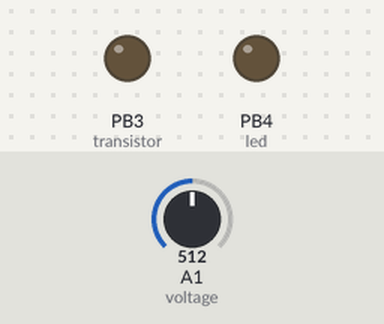
Recording of a sketch running on a simulated ATtiny85, built with avr-gcc and run on an emulated ATtiny85. Shown: output pins drawn as LEDs (lit = HIGH). Inputs (shaded band) come from the test bench; at power-on: A1 (voltage) = 512.

Above: at 0.1 s.
At 5.4 s:
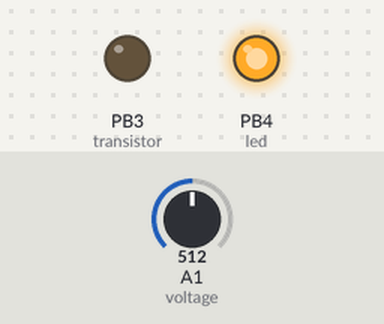
Timing chart, 0 to 6.9 s (numbered marks = the images above):
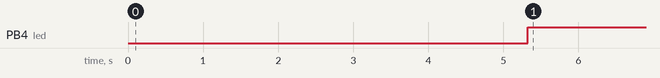

The sketch:

Battery_PSU.ino
```cpp
/*  C 2021 Elias Klimsch
 *  MCU: ATTINY85 */

#include <SoftwareSerial.h>
SoftwareSerial mySerial(0, 1); //RX TX

int transistor = 3;
int led = 4;
int voltage = A1;
float R1 = 10000; //Value from Resistor to VCC in Ohm
float R2 = 1000; //Value from Resistor to GND in Ohm
float VCC_MCU = 5.0; //Supply voltage of µC in Volts
int ADC_Res = 1023; //ADC Resolution in values minus 1
int cells = 10; //Quantity of cells in Series
float threshold = 3.0; //Minimun Voltage per cell
bool state = 1;

void setup()
{
  pinMode(voltage, INPUT);
  pinMode(transistor, OUTPUT);
  pinMode(led, OUTPUT);
  mySerial.begin(4800);
  delay(5000);
}

void loop()
{
  delay(300);
  float act_voltage = ((analogRead(voltage) * (VCC_MCU / ADC_Res)) / (R2 / (R1 + R2))); //Voltage conversion
  mySerial.println(act_voltage);
  if (act_voltage < (cells * threshold)) //calculating threshold voltage
  {
    state = 0;
  }
  mySerial.println(state);
  switch (state)
  {
    case 0: //Lockout
      digitalWrite(transistor, LOW);
      digitalWrite(led, HIGH);
      break;
    case 1: // O.K.
      digitalWrite(transistor, HIGH);
      digitalWrite(led, LOW);
      break;
    default:
      break;
  }
}
```

Measured:
- by itself, PB4 (led): LOW → HIGH at 5.3 s
